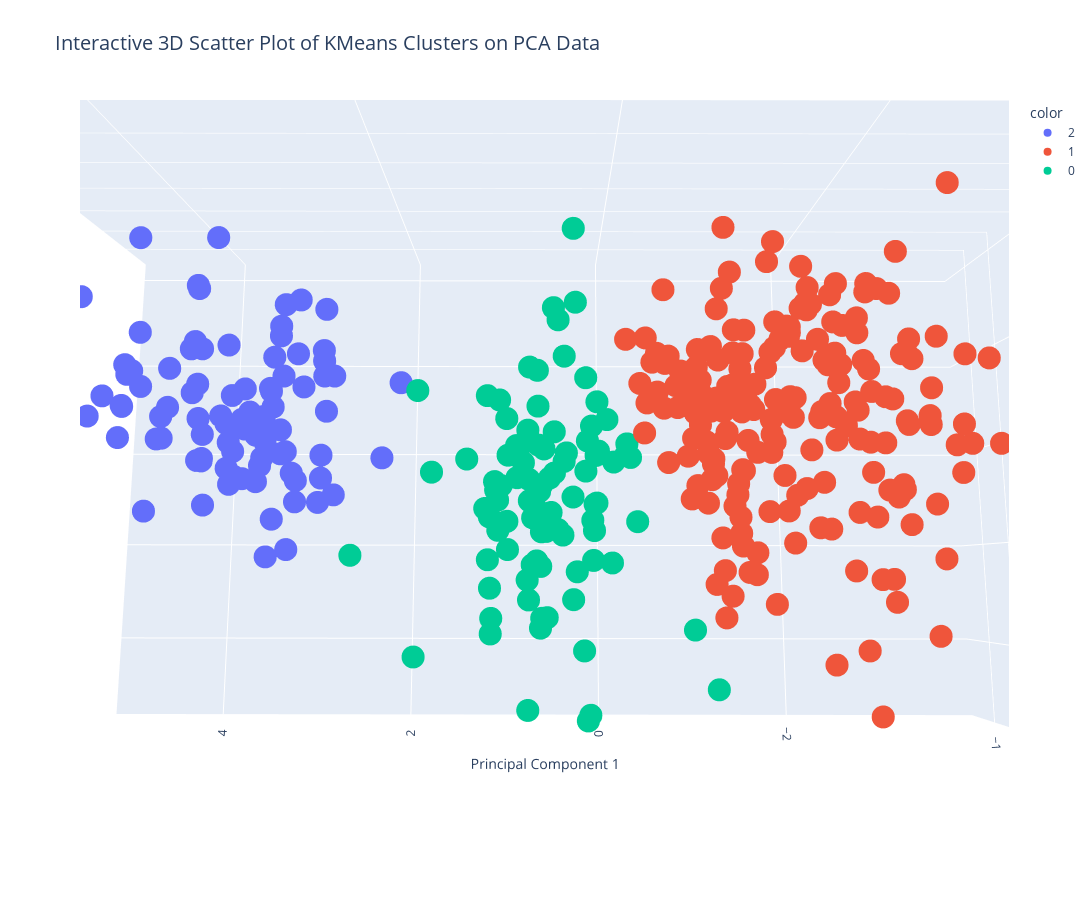

Here is the notebook cell this chart was saved with:
### Code cell
from sklearn.decomposition import PCA
from sklearn.cluster import KMeans
import plotly.express as px



# KMeans clustering after PCA
kmeans = KMeans(n_clusters=3, random_state=42)  # You can change the number of clusters
kmeans_result = kmeans.fit(pca_result)  # Fit KMeans on PCA results



# Plot the clusters in the first two principal components (for visualization)
plt.figure(figsize=(8, 6))
plt.scatter(pca_result[:, 0], pca_result[:, 1], c=kmeans.labels_, cmap='viridis', marker='o')
plt.title('KMeans Clusters on PCA Transformed Data')
plt.xlabel('Principal Component 1')
plt.ylabel('Principal Component 2')
plt.colorbar(label='Cluster Label')
plt.grid()
plt.show()

# Display the cluster centers in the principal component space
cluster_centers = kmeans.cluster_centers_
print("Cluster Centers (in PCA space):")
for i, center in enumerate(cluster_centers, 1):
    print(f"Cluster {i}: {center}")

# Display the number of samples in each cluster
unique, counts = np.unique(kmeans.labels_, return_counts=True)
print("\nCluster Sizes:")
for label, count in zip(unique, counts):
    print(f"Cluster {label}: {count} samples")

# Interactive 3D scatter plot for the first three principal components
fig = px.scatter_3d(
    x=pca_result[:, 0], 
    y=pca_result[:, 1], 
    z=pca_result[:, 2], 
    color=kmeans.labels_.astype(str),  # Cluster labels for color
    labels={'x': 'Principal Component 1', 'y': 'Principal Component 2', 'z': 'Principal Component 3'},
    title='Interactive 3D Scatter Plot of KMeans Clusters on PCA Data'
)
# Customize the layout for a larger figure
fig.update_layout(
    width=1200,  # Increase width
    height=900,  # Increase height
    title_font=dict(size=20),
)

fig.show()

### Figure 1 — Plotly figure (JSON) as saved in the notebook; plotly's stock layout.template omitted (floating-point values rounded to 4 significant figures; data arrays with more than 128 entries replaced by an {"elided": "..."} marker saying what was removed)
{"data": [{"hovertemplate": "color=2<br>Principal Component 1=%{x}<br>Principal Component 2=%{y}<br>Principal Component 3=%{z}<extra></extra>", "legendgroup": "2", "marker": {"color": "#636efa", "symbol": "circle"}, "mode": "markers", "name": "2", "scene": "scene", "showlegend": true, "type": "scatter3d", "x": [2.609, 3.572, 2.996, 2.923, 2.91, 4.869, 4.5, 3.888, 3.866, 3.866, 4.358, 3.84, 4.387, 3.49, 3.328, 4.739, 4.467, 4.739, 3.927, 4.289, 3.239, 3.534, 3.053, 3.747, 3.841, 4.499, 3.161, 2.959, 2.943, 3.205, 3.852, 3.211, 3.404, 2.889, 3.164, 4.059, 3.774, 3.232, 3.977, 4.218, 4.508, 4.124, 4.236, 3.348, 3.134, 4.019, 2.931, 3.673, 3.461, 3.072, 3.066, 4.325, 3.423, 3.265, 3.69, 2.66, 3.018, 3.272, 2.624, 3.562, 3.276, 3.982, 3.552, 2.703, 3.088, 2.963, 3.128, 2.833, 4.264, 3.871, 4.351, 3.315, 2.701, 2.532, 2.555, 2.023, 2.631, 2.926, 2.445, 2.553, 3.093, 2.523, 3.309, 3.125, 2.014, 3.199], "y": [-0.7206, -0.8318, -1.177, -0.7583, -1.279, -1.223, -1.914, -1.392, -2.041, -1.394, 0.01621, -0.4486, -0.5369, 0.1198, -0.09608, -0.3387, -0.2059, -0.1021, -0.3872, -0.3858, 0.05252, -0.06479, -0.8982, 0.262, 0.2645, -0.2264, -0.3934, 0.3791, 1.097, 0.2508, -0.1366, -0.7768, -0.03376, 0.4594, -0.4158, -0.2042, 0.02792, 0.4788, -0.9219, 0.7544, 0.07648, 0.07555, -0.1672, -0.08441, -1.067, -0.9252, 0.22, 0.7016, 0.1967, 1.167, 0.8236, -0.5289, 0.3839, 0.482, 0.305, -0.6268, -0.1667, -0.1467, 0.242, -0.1233, -0.03527, -0.5288, -0.3652, 0.6534, 0.1875, -0.4742, 0.1276, 0.6741, -0.8608, -0.7584, -0.4647, 0.4686, -0.314, -0.5529, -0.4425, -0.5889, -1.15, 0.05052, 0.6262, -0.1396, -0.08197, 0.4943, 0.5527, 0.3602, 0.3036, -0.2845], "z": [0.2817, 0.05852, 0.2212, 0.01825, 0.04611, 0.3073, 0.008869, 0.04274, -0.3002, 0.1279, -0.276, 0.07965, 0.246, 0.1748, 0.03305, 0.0645, 0.2274, 0.2982, -0.01649, 0.2603, 0.1791, 0.1402, 0.1438, 0.1282, 0.004797, 0.1714, 0.02831, -0.02803, 0.1016, 0.08871, -0.002266, -0.1825, 0.00999, 0.07582, 0.05017, 0.1953, 0.07125, 0.1495, -0.1436, 0.2, 0.1827, 0.1426, -0.06888, 0.2458, -0.1123, -0.4289, 0.2795, 0.2315, 0.1328, 0.2772, 0.1685, 0.5088, 0.3747, 0.4177, 0.2781, -0.3418, 0.4071, 0.2688, 0.2134, 0.2006, -0.09415, 0.3737, -0.03635, -0.02874, -0.08259, 0.3067, 0.252, 0.2654, 0.3867, 0.193, 0.4067, 0.4913, 0.5735, 0.5553, 0.4448, -0.4665, 0.161, 0.4635, 0.4337, 0.3496, 0.4072, 0.5858, 0.6079, 0.3784, 0.4893, 0.6248]}, {"hovertemplate": "color=1<br>Principal Component 1=%{x}<br>Principal Component 2=%{y}<br>Principal Component 3=%{z}<extra></extra>", "legendgroup": "1", "marker": {"color": "#EF553B", "symbol": "circle"}, "mode": "markers", "name": "1", "scene": "scene", "showlegend": true, "type": "scatter3d", "x": {"elided": "200 float values"}, "y": {"elided": "200 float values"}, "z": {"elided": "200 float values"}}, {"hovertemplate": "color=0<br>Principal Component 1=%{x}<br>Principal Component 2=%{y}<br>Principal Component 3=%{z}<extra></extra>", "legendgroup": "0", "marker": {"color": "#00cc96", "symbol": "circle"}, "mode": "markers", "name": "0", "scene": "scene", "showlegend": true, "type": "scatter3d", "x": [0.1788, 0.3886, -0.0754, 0.1302, 0.7335, 1.066, 1.003, 0.7282, 0.8477, 1.15, 0.93, 0.8081, -0.09635, 0.6798, 0.7464, 0.6105, 0.5198, 0.1071, 0.6415, 0.1719, -0.2963, 0.6567, 0.3125, 0.09294, 0.5348, 0.9426, 1.124, 1.099, 0.9389, 0.6293, 1.028, 0.1773, 0.2027, 0.7294, 1.081, 1.09, 0.6169, 0.7406, 1.722, 0.489, 0.4854, 0.4551, 0.5879, 0.9311, -0.2423, 0.1368, 0.6531, 0.1722, 1.142, 0.6167, -0.312, -1.124, 0.3661, 1.041, 1.691, 1.106, 0.6904, 0.6946, 0.6059, 0.07281, 1.568, 0.5565, 0.1309, 0.1883, 0.567, 0.4109, 0.7858, 0.1103, 0.7271, 1.329, -0.2398, 1.049, 1.088, 0.8424, -0.04891, 0.2847, 0.7225, -0.7163, 2.074, 0.3172, 0.2967, 0.3154, 0.4525, 0.4999, 0.3954, 0.7745, 0.1302, 0.6111, 0.09592, 0.645], "y": [0.07067, 0.2053, 0.2568, -0.1008, -0.7421, 0.4907, 0.4641, 0.43, 0.3916, -0.4385, 0.1915, 0.06498, -0.3616, 0.6603, 1.371, 0.4576, 0.7329, 0.2296, 0.05431, -0.6352, -0.07001, -0.7317, 0.5913, 0.6562, 0.4029, 1.077, 1.18, 1.447, 0.8188, 0.5357, 0.6189, 2.649, 2.031, 2.526, 1.723, 1.872, 1.803, -0.03387, -0.3177, 0.3666, -0.1093, 0.9021, 0.1694, -0.1066, 0.8556, 0.9316, 1.197, 2.546, 0.706, 1.243, 0.1067, 2.429, 0.1192, 0.8877, 2.013, 0.7768, 0.8045, 1.231, 1.711, -0.3518, 0.4366, 1.704, 1.19, 0.3403, 0.9289, 0.9562, 0.3977, 0.6676, 1.55, 0.2203, 0.1155, -0.4743, 0.3846, 0.1303, 1.212, 1.294, 0.6442, 1.792, 1.179, -1.882, -1.203, 1.546, -1.144, -1.198, -0.7573, 0.313, 0.8159, 0.9152, 0.2158, -0.2542], "z": [-0.01787, -0.4635, -0.1271, -0.1834, -0.4295, -0.4789, -0.3069, -0.08098, -0.2629, -0.3742, -0.1281, -0.2808, -1.263, -0.2637, -0.2771, -0.2998, -0.185, 0.1344, -0.3895, -0.4351, -1.107, -0.5224, -0.1238, -0.02312, -0.1996, -0.434, -0.2388, -0.1945, -0.1682, -0.1455, -0.1488, -0.1462, -0.2884, 0.06054, -0.1329, -0.2248, 0.02496, -0.02913, 0.4139, -0.08832, -0.5705, -0.06871, 0.1335, 0.1766, 0.3813, 0.3231, 0.1336, 0.2009, -0.05213, -0.1115, -0.8922, -0.6253, -0.4726, -0.4762, 0.5707, -0.1733, 0.1099, 0.02079, 0.1044, -0.2471, 0.5434, 0.1264, 0.04811, -0.1525, 0.1154, -0.01352, 0.04675, -0.01347, 0.02336, -0.1927, -0.654, -0.7593, -0.6724, 0.08334, -0.04874, 0.1435, 0.06574, 0.4796, 1.364, 0.3246, 0.2225, 0.054, -0.1438, 0.0743, -0.05315, 0.2437, -0.06033, -0.2118, 0.3129, 0.0231]}], "layout": {"height": 900, "legend": {"title": {"text": "color"}, "tracegroupgap": 0}, "scene": {"aspectmode": "auto", "aspectratio": {"x": 1.661, "y": 0.9081, "z": 0.6629}, "camera": {"center": {"x": 0, "y": 0, "z": 0}, "eye": {"x": -0.0002502, "y": 0.1899, "z": 1.407}, "projection": {"type": "perspective"}, "up": {"x": 0, "y": 0, "z": 1}}, "domain": {"x": [0, 1], "y": [0, 1]}, "xaxis": {"title": {"text": "Principal Component 1"}, "type": "linear"}, "yaxis": {"title": {"text": "Principal Component 2"}, "type": "linear"}, "zaxis": {"title": {"text": "Principal Component 3"}, "type": "linear"}}, "title": {"font": {"size": 20}, "text": "Interactive 3D Scatter Plot of KMeans Clusters on PCA Data"}, "width": 1200}}
